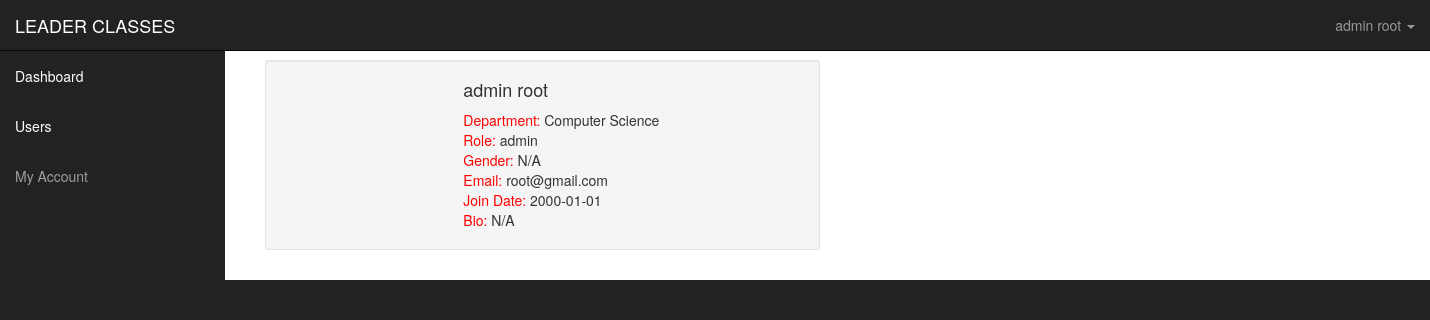
/dashboard/viewprofile.php?name=root (signed in), run on the app's committed database.
### tables this page shows
CREATE TABLE `users` (
  `id` int(11) NOT NULL,
  `username` varchar(225) NOT NULL,
  `name` varchar(225) NOT NULL,
  `about` varchar(300) NOT NULL DEFAULT 'N/A',
  `role` varchar(225) NOT NULL,
  `email` varchar(225) NOT NULL,
  `token` varchar(225) NOT NULL,
  `gender` varchar(225) NOT NULL,
  `password` varchar(225) NOT NULL,
  `course` varchar(225) NOT NULL,
  `image` varchar(225) NOT NULL DEFAULT 'profile.jpg',
  `joindate` varchar(225) NOT NULL
);

### dashboard/viewprofile.php (the view, shortened to what this page needs)
<?php
include ('includes/adminheader.php');
?>
<div id="wrapper">
    <?php include 'includes/adminnav.php';?>
    <div id="page-wrapper">
        <div class="container-fluid">
            <div class="row">
                <div class="col-lg-8">
                    <?php
if (isset($_GET['name'])) {
    $user = mysqli_real_escape_string($conn , $_GET['name']);
    $query = "SELECT * FROM users WHERE username= '$user' ";
    $run_query = mysqli_query($conn, $query) or die(mysqli_error($conn)) ;
    if (mysqli_num_rows($run_query) > 0 ) {
    while ($row = mysqli_fetch_array($run_query)) {
	$name = $row['name'];
	$email = $row['email'];
	$course = $row['course'];
	$role = $row['role'];
	$bio = $row['about'];
    $joindate = $row['joindate'];
    $gender = $row['gender'];
}
}
?>
                    <div class="container">
                        <div class="row">
                            <div class="col-xs-12 col-sm-6 col-md-6">
                                <div class="well well-sm">
                                    <div class="row">
                                        <div class="col-sm-6 col-md-4">
                                        </div>
                                        <div class="col-sm-6 col-md-8">
                                            <h4>
                                                <?php echo $name; ?></h4>
                                            <p>
                                                <font color="red"> Department: </font> <?php echo $course; ?>
                                                <br />
                                                <font color="red"> Role: </font> <?php echo $role; ?>
                                                <br />
                                                <font color="red"> Gender: </font> <?php echo $gender; ?>
                                                <br />
                                                <font color="red"> Email: </font> <?php echo $email; ?>
                                                <br />
                                                <font color="red"> Join Date: </font> <?php echo $joindate; ?>
                                                <br />
                                                <font color="red"> Bio: </font> <?php echo $bio; ?>
                                            </p>
                                        </div>
                                    </div>
                                </div>
                            </div>
                        </div>
                    </div>
                </div>
                </body>
                </html>
                <?php } else {
    header("location:index.php");
    } ?>

### dashboard/css/sb-admin.css (style rules this page uses)
body { margin-top: 100px; background-color: #222; }
@media (min-width:768px) { body { margin-top: 50px; } }
#wrapper { padding-left: 0; }
#page-wrapper { width: 100%; padding: 0; background-color: #fff; }
@media (min-width:768px) { #wrapper { padding-left: 225px; } }
@media (min-width:768px) { #page-wrapper { padding: 10px; } }

### data on the page
users: name "admin root", course "Computer Science", role "admin", gender "N/A", email "root@gmail.com", joindate "2000-01-01", about "N/A"

### other printed values
$_SESSION['name'] "admin root"
